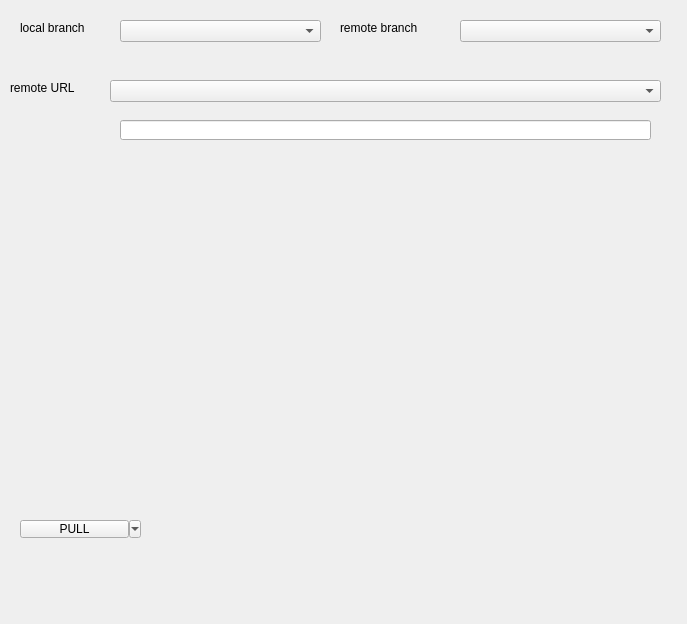
<?xml version="1.0" encoding="UTF-8"?>
<ui version="4.0">
 <class>SyncDialog</class>
 <widget class="QDialog" name="SyncDialog">
  <property name="geometry">
   <rect>
    <x>0</x>
    <y>0</y>
    <width>687</width>
    <height>624</height>
   </rect>
  </property>
  <property name="windowTitle">
   <string>Dialog</string>
  </property>
  <widget class="QLabel" name="label">
   <property name="geometry">
    <rect>
     <x>20</x>
     <y>20</y>
     <width>91</width>
     <height>16</height>
    </rect>
   </property>
   <property name="text">
    <string>local branch</string>
   </property>
  </widget>
  <widget class="QComboBox" name="lbranchCBox">
   <property name="geometry">
    <rect>
     <x>120</x>
     <y>20</y>
     <width>201</width>
     <height>22</height>
    </rect>
   </property>
   <property name="frame">
    <bool>true</bool>
   </property>
  </widget>
  <widget class="QLabel" name="label_2">
   <property name="geometry">
    <rect>
     <x>340</x>
     <y>20</y>
     <width>111</width>
     <height>16</height>
    </rect>
   </property>
   <property name="text">
    <string>remote branch</string>
   </property>
  </widget>
  <widget class="QComboBox" name="rbranchCBox">
   <property name="geometry">
    <rect>
     <x>460</x>
     <y>20</y>
     <width>201</width>
     <height>22</height>
    </rect>
   </property>
  </widget>
  <widget class="QLabel" name="label_3">
   <property name="geometry">
    <rect>
     <x>10</x>
     <y>80</y>
     <width>91</width>
     <height>16</height>
    </rect>
   </property>
   <property name="text">
    <string>remote URL</string>
   </property>
  </widget>
  <widget class="QToolButton" name="toolButton">
   <property name="geometry">
    <rect>
     <x>20</x>
     <y>520</y>
     <width>121</width>
     <height>18</height>
    </rect>
   </property>
   <property name="text">
    <string>PULL</string>
   </property>
   <property name="popupMode">
    <enum>QToolButton::MenuButtonPopup</enum>
   </property>
  </widget>
  <widget class="QComboBox" name="rnameCBox">
   <property name="geometry">
    <rect>
     <x>110</x>
     <y>80</y>
     <width>551</width>
     <height>22</height>
    </rect>
   </property>
  </widget>
  <widget class="QLineEdit" name="urlLEdit">
   <property name="geometry">
    <rect>
     <x>120</x>
     <y>120</y>
     <width>531</width>
     <height>20</height>
    </rect>
   </property>
   <property name="readOnly">
    <bool>true</bool>
   </property>
  </widget>
 </widget>
 <resources/>
 <connections/>
</ui>
